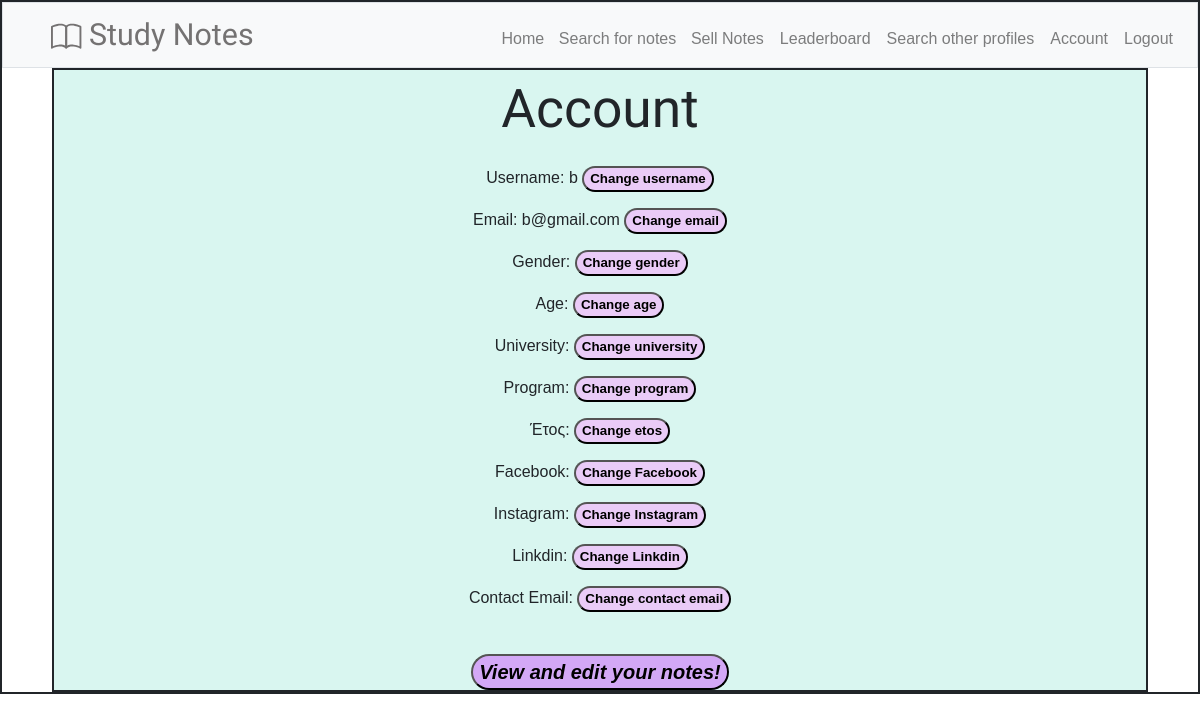
The page /account (signed in) on the database as committed earlier.
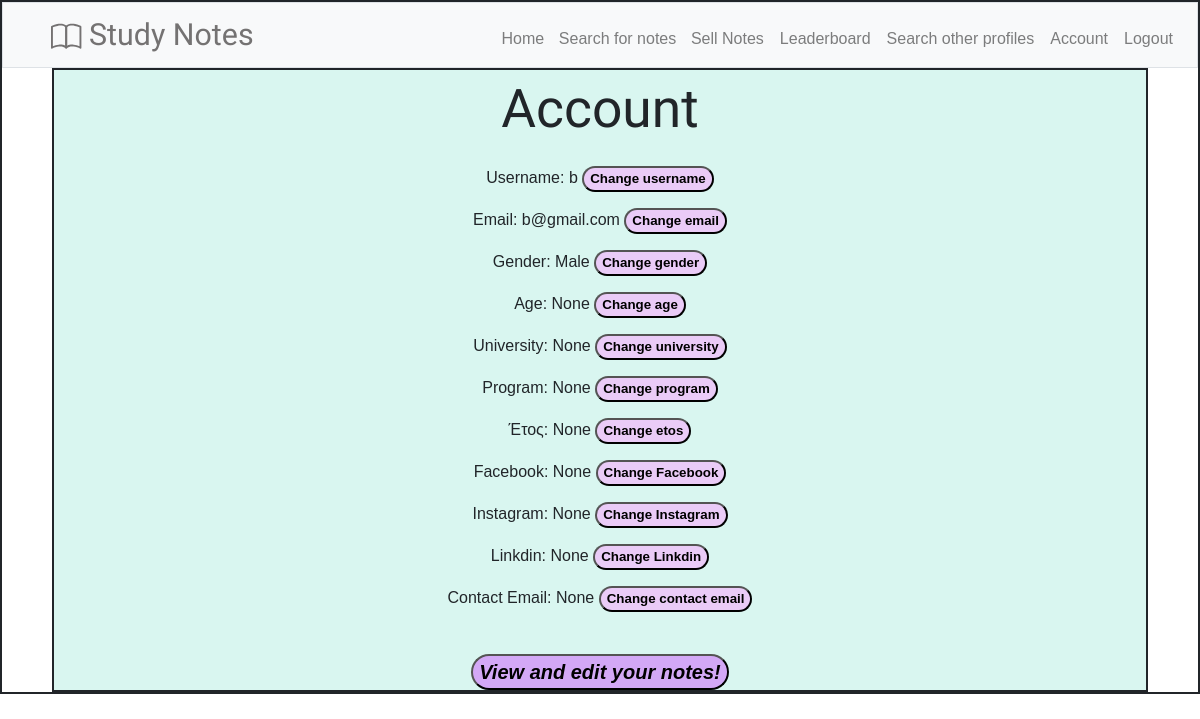
The same page on the database as committed later.
### tables this page shows
CREATE TABLE "user_info" (
	"user_id"	INTEGER NOT NULL,
	"gender"	INTEGER,
	"age"	INTEGER,
	"university"	VARCHAR,
	"program"	VARCHAR,
	"facebook"	VARCHAR,
	"instagram"	VARCHAR,
	"linkdin"	VARCHAR,
	"etos"	INTEGER,
	"contact_email"	TEXT,
	"full_name"	TEXT DEFAULT 'Anonymous',
	PRIMARY KEY("user_id"),
	FOREIGN KEY("user_id") REFERENCES "users"("user_id")
);

### application.py (the view)
@app.route("/account")
@login_required
def account():
    if not g.user:  # If the user is not in session, he needs to login (g.user was the global variable)
        return redirect(url_for('login'))
    global user_info
    user_info = db.execute("SELECT * FROM user_info WHERE user_id=?", (g.user[0],)).fetchone()
    global error_from_other_page
    return render_template('account.html', user_info=user_info, error=error_from_other_page)  # To do: check if i need the above 2 lines. Add an account tab

### application.py (called while the page is built)
@app.before_request  # From: https://www.youtube.com/watch?v=2Zz97NVbH0U&t=492s
def before_request():  # Had to import g from flask. It creates a global variable so I can then reference a users info in other routes
    g.user = None
    if 'user_id' in session:
        user = db.execute("SELECT * FROM users WHERE user_id=:input", {"input": session['user_id']}).fetchone()  #returns a tuple
        g.user = user

### helpers.py (called while the page is built)
def login_required(f):
    @wraps(f)
    def decorated_function(*args, **kwargs):
        if g.user is None:
            return redirect(url_for('login', next=request.url))
        return f(*args, **kwargs)
    return decorated_function

### templates/account.html (shortened to what this page needs)
{% extends "layout.html" %}
{% block main %}
    <body class="account_container">
    <div class="account_container">
        <p class="main_title">Account</p>
        <p>Username: {{ g.user[1] }}
        <button><a href="/edit-user-info/username">Change username</a></button></p>
        <p>Email: {{ g.user[2] }}
        <button><a href="/edit-user-info/email">Change email</a></button></p></p>
        <p>Gender: {{ user_info[1] }}
        <button><a href="/edit-user-info/gender">Change gender</a></button></p>
        <p>Age: {{ user_info[2] }}
        <button><a href="/edit-user-info/age">Change age</a></button></p>
        <p>University: {{ user_info[3] }}
        <button><a href="/edit-user-info/university">Change university</a></button></p>
        <p>Program: {{ user_info[4] }}
        <button><a href="/edit-user-info/program">Change program</a></button></p>
        <p>Έτος: {{ user_info[8] }}
        <button><a href="/edit-user-info/etos">Change etos</a></button></p>
        <p>Facebook: {{ user_info[5] }}
        <button><a href="/edit-user-info/facebook">Change Facebook</a></button></p>
        <p>Instagram: {{ user_info[6] }}
        <button><a href="/edit-user-info/instagram">Change Instagram</a></button></p>
        <p>Linkdin: {{ user_info[7] }}
        <button><a href="/edit-user-info/linkdin">Change Linkdin</a></button></p>
        <p>Contact Email: {{ user_info[9] }}
        <button><a href="/edit-user-info/contact_email">Change contact email</a></button></p>
        <p style="padding-top: 10px;"></p>
        <button class="special_button"><a href="{{ url_for('view_uploads') }}"> View and edit your notes!</a></button>
    </div>
    </body>
{% endblock %}

Rows that differ between the two databases and show on the page:
added user_info: gender "Male"
Other text that changed with them:
{{ user_info[2] }}: (not shown) → "None"
{{ user_info[3] }}: (not shown) → "None"
{{ user_info[4] }}: (not shown) → "None"
{{ user_info[8] }}: (not shown) → "None"
{{ user_info[5] }}: (not shown) → "None"
{{ user_info[6] }}: (not shown) → "None"
{{ user_info[7] }}: (not shown) → "None"
{{ user_info[9] }}: (not shown) → "None"
